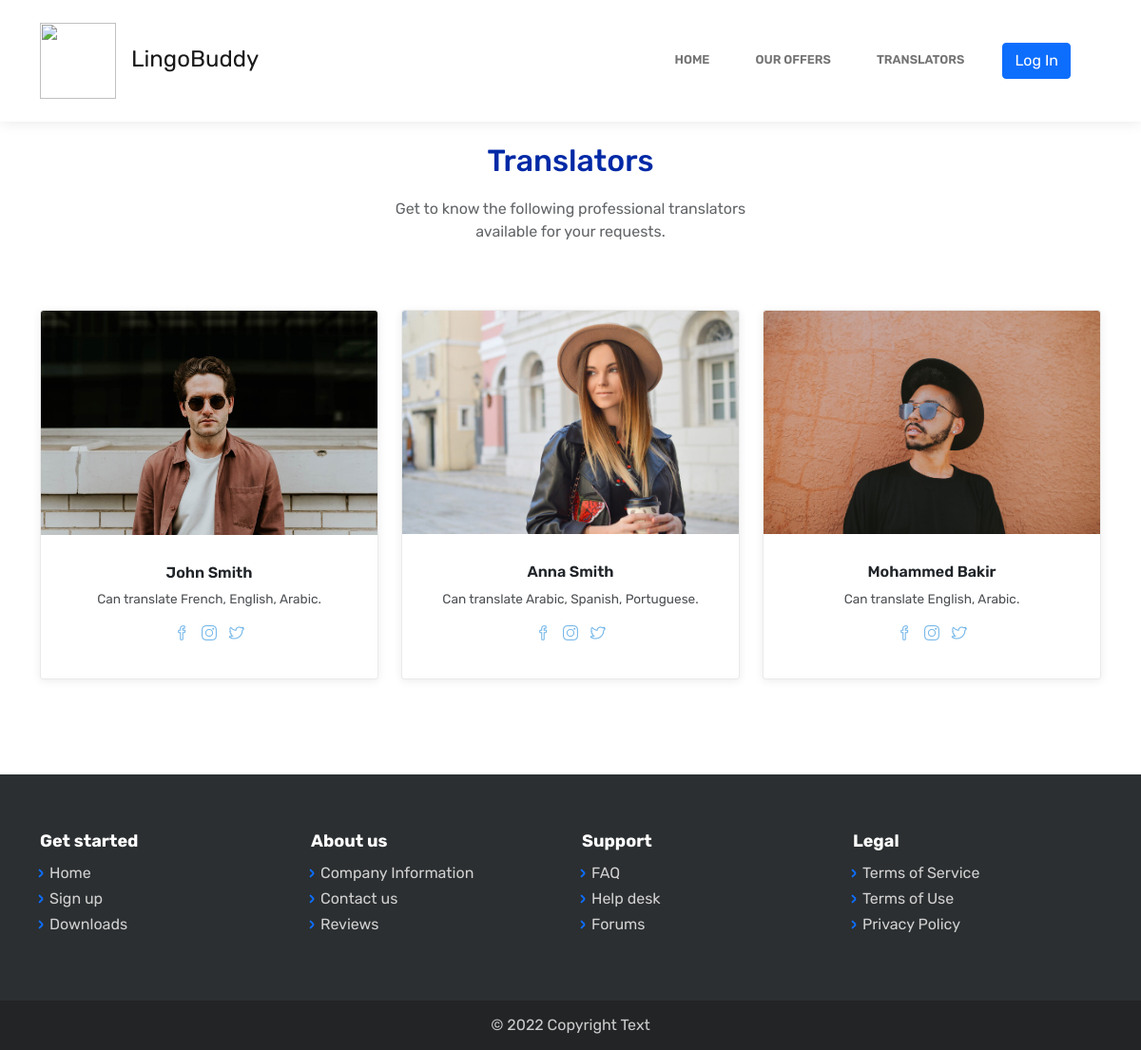
The app's page /translators.php with its own data.
### tables this page shows
CREATE TABLE `translator` (
  `id` int(11) NOT NULL,
  `first_name` varchar(20) NOT NULL,
  `last_name` varchar(20) NOT NULL,
  `avatar_url` varchar(20) NOT NULL,
  `language` int(11) NOT NULL,
  `language_2` int(11) NOT NULL,
  `language_3` int(11) DEFAULT NULL
);

### connect.php (called while the page is built, shortened)
<?php
function languages_spoken($translator)
{
    $mysqli = new mysqli('localhost', 'root', 'root', 'lingobuddy');
    $sql = "SELECT name FROM language JOIN translator ON language.id = translator.language
        OR language.id = translator.language_2 OR language.id = translator.language_3 WHERE translator.id = " . $translator . ";";
    $result = $mysqli->query($sql);
    $languages = array();
    $output = "";
    while ($row = $result->fetch_assoc()) {
        $languages[] = $row["name"];
    }
    for ($i = 0; $i < count($languages); $i++) {
        if ($i == count($languages) - 1) {
            $output .= $languages[$i] . ".";
        } else {
            $output .= $languages[$i] . ", ";
        }
    }
    return $output;
}

### translators.php (the view, shortened to what this page needs)
<?php
include "header.php";
?>
<main class="page">
    <section class="clean-block about-us">
        <div class="container">
            <div class="block-heading">
                <h2 class="text-info">Translators</h2>
                <p>Get to know the following professional translators available for your requests.</p>
            </div>
            <div class="row justify-content-center">
                <?php
                $sql = "SELECT * FROM `translator`;";
                $result = $mysqli->query($sql);
                while ($row = $result->fetch_assoc()) {
                    echo '
                  <div class="col-sm-6 col-lg-4">
                        <div class="card text-center clean-card">
                        <img class="card-img-top w-100 d-block" src="assets/img/avatars/' . $row["avatar_url"] . '">
                        <div class="card-body info">
                            <h4 class="card-title">' .
                        $row["first_name"] .
                        " " .
                        $row["last_name"] .
                        '</h4>
                            <p class="card-text">Can translate ' . languages_spoken($row["id"]) . '</p>
                            <div class="icons"><a href="#"><i class="icon-social-facebook"></i></a><a href="#"><i class="icon-social-instagram"></i></a><a href="#"><i class="icon-social-twitter"></i></a></div>
                            </div>
                    </div>
                </div>';
                };
                echo '
            </div>
        </div>
    </section>
</main>';
                ?>
                <?php include "footer.php"; ?>

### records on screen
translator: avatar_url (picture), first_name "John", last_name "Smith", id "French, English, Arabic."
translator: avatar_url (picture), first_name "Anna", last_name "Smith", id "Arabic, Spanish, Portuguese."
translator: avatar_url (picture), first_name "Mohammed", last_name "Bakir", id "English, Arabic."
